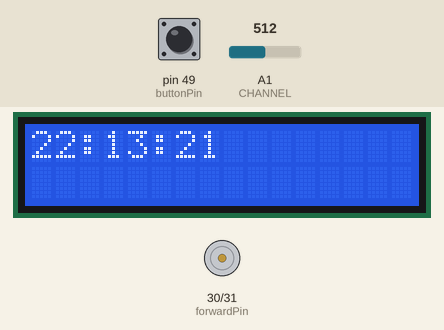
A sketch run on a simulated Arduino Mega 2560, built with avr-gcc and run on an emulated ATmega2560. Shown: 16×2 character LCD, motor-driver pin pairs drawn as motors (green arrow = first pin HIGH = forward, orange = second pin HIGH = backward, longer = more drive, scaled by the enable pin). Inputs (shaded band) come from the test bench; at power-on: pin 49 (buttonPin) LOW, A1 (CHANNEL) = 512. The local clock reads 2024-03-15 10:24:30 at power-on unless the sketch sets it; what the sketch prints to the serial monitor is not drawn.

Above: at 1.2 s.
1.3 s: pin 49 (buttonPin) pulled HIGH for 1 s
At 2.0 s:
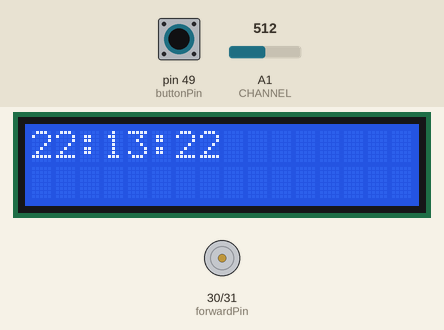
At 40.0 s:
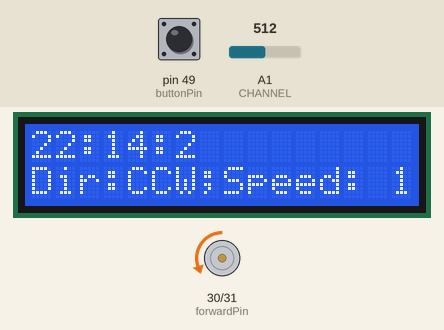
Timing chart, 0 to 40.8 s (numbered marks = the images above; inputs shaded):
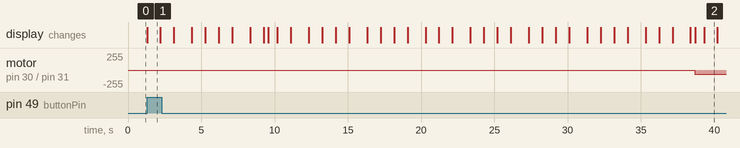

Measured:
- what the display in image 2 shows lasts 0.9 s, from 39.3 s to 40.2 s

The sketch:

Microprocessors2Lab3.ino
```cpp
#include <RTClib.h>
#include <LiquidCrystal.h>
#include <arduinoFFT.h>
#include <string.h>


const int speedPin = 2;
const int backPin = 31;
const int forwardPin = 30;
const int buttonPin = 49;


#define CHANNEL A1
const uint16_t samples = 128; //This value MUST ALWAYS be a power of 2
const float samplingFrequency = 1000; //Hz, must be less than 10000 due to ADC
unsigned int sampling_period_us;
unsigned long microseconds;

float vReal[samples];
float vImag[samples];
int val = 0;
int minVal = 1024;
int maxVal = 0;

int seconds, minutes, hours;

ArduinoFFT<float> FFT = ArduinoFFT<float>(vReal, vImag, samples, samplingFrequency, true);

bool rtcUpdate = false;
bool motorUpdate = false;
bool motorDirect = false;
bool motorDirectUpdate = false;
bool motorON = false;

int motorVal = 1;
int motorSpeed = 0;

#define SCL_INDEX 0x00
#define SCL_TIME 0x01
#define SCL_FREQUENCY 0x02
#define SCL_PLOT 0x03

const int rs = 12, E = 11, d4 = 4, d5 = 5, d6 = 6, d7 = 7;

LiquidCrystal lcd(rs, E, d4, d5, d6, d7);
RTC_DS1307 rtc;


void setup(){
  Serial.begin(9600);
  pinMode(speedPin, OUTPUT);
  pinMode(backPin, OUTPUT);
  pinMode(forwardPin, OUTPUT);
  pinMode(A1, INPUT);

  lcd.begin(16,2);
  lcd.print("Hello World");
  lcd.clear();

  if (! rtc.begin()) {
    Serial.println("Couldn't find RTC");
    while (1);
  }

  rtc.adjust(DateTime(F(__DATE__), F(__TIME__)));
  DateTime now = rtc.now();
  seconds = now.second();
  minutes = now.minute();
  hours = now.hour();

  sampling_period_us = round(1000000*(1.0/samplingFrequency));

  cli();//stop interrupts

  //set timer1 interrupt at 1Hz
  TCCR1A = 0;// set entire TCCR1A register to 0
  TCCR1B = 0;// same for TCCR1B
  TCNT1  = 0;//initialize counter value to 0
  // set compare match register for 1hz increments
  OCR1A = 15624;// = (16*10^6) / (1*1024) - 1 (must be <65536)
  // turn on CTC mode
  TCCR1B |= (1 << WGM12);
  // Set CS12 and CS10 bits for 1024 prescaler
  TCCR1B |= (1 << CS12) | (1 << CS10);
  // enable timer compare interrupt
  TIMSK1 |= (1 << OCIE1A);

  sei();//allow interrupts

}


ISR(TIMER1_COMPA_vect){
  rtcUpdate = true;
  motorUpdate = false;
  motorDirectUpdate = false;
}

int update_second(int seconds, int minutes, int hours){
  //Serial.println("Seconds Updated");
  if(seconds == 59){
    seconds = 0;
  }
  else{
    seconds++;
  }
  return seconds;
}
int update_minute(int minutes){
  //Serial.println("Minutes Updated");

  if(minutes == 59){
    minutes = 0;
  }
  else{
    minutes++;
  }
  return minutes;
}
int update_hour(int hours){
  //Serial.println("Hours Updated");
  if (hours == 23){
    hours = 0;
  }
  else{
    hours++;
  }
  return hours;
}

void loop(){

  if(rtcUpdate){
    lcd.setCursor(0,0);
    seconds = update_second(seconds, minutes, hours);

    if(seconds == 0){
      minutes = update_minute(minutes);

      if(minutes == 0){
        hours = update_hour(hours);
      }
    }
    lcd.print(String(hours) + ":" + String(minutes) + ":" + String(seconds));
    //lcd.print(String(now.hour()) + ":" + String(now.minute()) + ":" + String(now.second()));

    //Serial.println("up");
    rtcUpdate = false;
  }

  microseconds = micros();

  // Get samples

  for(int i=0; i<samples; i++)
  {
      int val = analogRead(CHANNEL);
      vReal[i] = analogRead(CHANNEL);
      vImag[i] = 0;

      if(val > maxVal) maxVal = val;
      if(val < minVal) minVal = val;
      while(micros() - microseconds < sampling_period_us){
        //empty loop
      }
      microseconds += sampling_period_us;

  }

  if((maxVal - minVal) > 10){

    float sum = 0;

    for(int i = 0; i < samples; i++){
      sum += vReal[i];
    }

    float avg = sum / samples;
    for(int j = 0; j < samples; j++){
      vReal[j] -= avg;
    }
  }

  FFT.windowing(vReal, samples, FFTWindow::Hamming, FFTDirection::Forward);

  FFT.compute(vReal, vImag, samples, FFTDirection::Forward);

  FFT.complexToMagnitude();

  float x = FFT.majorPeak();
  //Serial.println(x);

  if(x <= 267 && x >= 257 && !motorUpdate){
    if(motorVal < 4){
      motorVal++;
      Serial.println("Fan Up: " + String(x));
    }
    motorUpdate = true;
  }
  else if(x <= 448 && x >= 431 && !motorUpdate){
    if(motorVal > 0){
      motorVal--;
      Serial.println("Fan Down: " + String(x));
    }
    motorUpdate = true;
  }
  motorSpeed = map(motorVal, 0, 4, 0, 255);


  //Serial.println(motorSpeed);


  if (digitalRead(buttonPin) == 1 && !motorDirectUpdate){
    motorDirect = !motorDirect;
    motorDirectUpdate = true;
    Serial.println("Toggled Fan");

    if(motorON){
      if(motorDirect){

        lcd.clear();
        lcd.setCursor(0, 1);
        lcd.print("Dir:CC;Speed: " + String(motorVal));
      }
      else if(!motorDirect){

        lcd.clear();
        lcd.setCursor(0, 1);
        lcd.print("Dir:CCW;Speed: " + String(motorVal));
      }
    }
  }

  if(motorDirect){
    digitalWrite(forwardPin, HIGH);
    digitalWrite(backPin, LOW);

    if(seconds == 0){
      analogWrite(speedPin, motorSpeed);
      lcd.clear();
      lcd.setCursor(0, 1);
      lcd.print("Dir:CC;Speed: " + String(motorVal));
      rtcUpdate = true;
      motorON = true;
    }
    else if(seconds == 30){
      analogWrite(speedPin, LOW);
      lcd.clear();
      rtcUpdate = true;
      motorON = false;
    }
  }
  else if(!motorDirect){
    digitalWrite(forwardPin, LOW);
    digitalWrite(backPin, HIGH);

    if(seconds == 0){
      analogWrite(speedPin, motorSpeed);
      lcd.clear();
      lcd.setCursor(0, 1);
      lcd.print("Dir:CCW;Speed: " + String(motorVal));
      rtcUpdate = true;
      motorON = true;
    }
    else if(seconds == 30){
      analogWrite(speedPin, LOW);
      lcd.clear();
      rtcUpdate = true;
      motorON = false;
    }
  }


}
```
